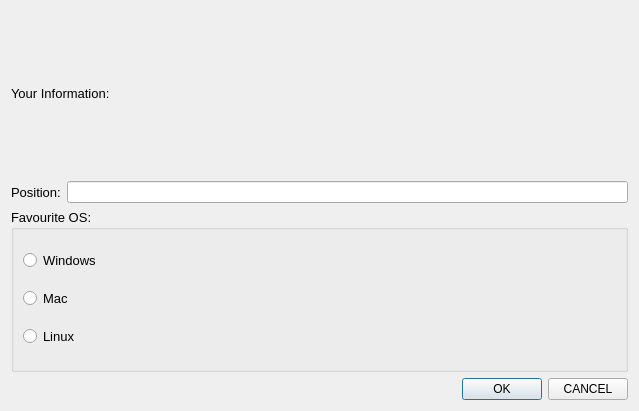
<?xml version="1.0" encoding="UTF-8"?>
<ui version="4.0">
 <class>InfoDialog</class>
 <widget class="QDialog" name="InfoDialog">
  <property name="geometry">
   <rect>
    <x>0</x>
    <y>0</y>
    <width>639</width>
    <height>411</height>
   </rect>
  </property>
  <property name="windowTitle">
   <string>Dialog</string>
  </property>
  <layout class="QVBoxLayout" name="verticalLayout_2">
   <item>
    <widget class="QLabel" name="label">
     <property name="font">
      <font>
       <pointsize>10</pointsize>
      </font>
     </property>
     <property name="text">
      <string>Your Information:</string>
     </property>
    </widget>
   </item>
   <item>
    <layout class="QHBoxLayout" name="horizontalLayout">
     <item>
      <widget class="QLabel" name="label_2">
       <property name="font">
        <font>
         <pointsize>10</pointsize>
        </font>
       </property>
       <property name="text">
        <string>Position:</string>
       </property>
      </widget>
     </item>
     <item>
      <widget class="QLineEdit" name="lineEdit"/>
     </item>
    </layout>
   </item>
   <item>
    <widget class="QGroupBox" name="groupBox">
     <property name="font">
      <font>
       <pointsize>10</pointsize>
      </font>
     </property>
     <property name="title">
      <string>Favourite OS:</string>
     </property>
     <layout class="QVBoxLayout" name="verticalLayout">
      <item>
       <widget class="QRadioButton" name="WindowsradioButton">
        <property name="text">
         <string>Windows</string>
        </property>
       </widget>
      </item>
      <item>
       <widget class="QRadioButton" name="MacradioButton">
        <property name="text">
         <string>Mac</string>
        </property>
       </widget>
      </item>
      <item>
       <widget class="QRadioButton" name="LinuxradioButton">
        <property name="text">
         <string>Linux</string>
        </property>
       </widget>
      </item>
     </layout>
    </widget>
   </item>
   <item>
    <layout class="QHBoxLayout" name="horizontalLayout_2">
     <item>
      <spacer name="horizontalSpacer">
       <property name="orientation">
        <enum>Qt::Horizontal</enum>
       </property>
       <property name="sizeHint" stdset="0">
        <size>
         <width>88</width>
         <height>20</height>
        </size>
       </property>
      </spacer>
     </item>
     <item>
      <widget class="QPushButton" name="pushButton">
       <property name="text">
        <string>OK</string>
       </property>
      </widget>
     </item>
     <item>
      <widget class="QPushButton" name="CancelpushButton">
       <property name="text">
        <string>CANCEL</string>
       </property>
      </widget>
     </item>
    </layout>
   </item>
  </layout>
 </widget>
 <resources/>
 <connections/>
</ui>
